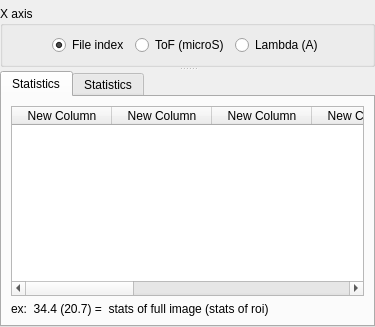
          <widget class="QSplitter" name="bin_vertical_splitter">
           <property name="orientation">
            <enum>Qt::Vertical</enum>
           </property>
           <widget class="QWidget" name="layoutWidget">
            <layout class="QVBoxLayout" name="verticalLayout_5">
             <item>
              <widget class="QWidget" name="bin_widget" native="true">
               <property name="sizePolicy">
                <sizepolicy hsizetype="Expanding" vsizetype="Expanding">
                 <horstretch>0</horstretch>
                 <verstretch>0</verstretch>
                </sizepolicy>
               </property>
              </widget>
             </item>
             <item>
              <widget class="QGroupBox" name="groupBox_3">
               <property name="title">
                <string>X axis</string>
               </property>
               <layout class="QHBoxLayout" name="horizontalLayout">
                <item>
                 <spacer name="horizontalSpacer_2">
                  <property name="orientation">
                   <enum>Qt::Horizontal</enum>
                  </property>
                  <property name="sizeHint" stdset="0">
                   <size>
                    <width>40</width>
                    <height>20</height>
                   </size>
                  </property>
                 </spacer>
                </item>
                <item>
                 <widget class="QRadioButton" name="bin_file_index_radioButton">
                  <property name="text">
                   <string>File index</string>
                  </property>
                  <property name="checked">
                   <bool>true</bool>
                  </property>
                 </widget>
                </item>
                <item>
                 <widget class="QRadioButton" name="bin_tof_radioButton">
                  <property name="text">
                   <string>ToF (microS)</string>
                  </property>
                 </widget>
                </item>
                <item>
                 <widget class="QRadioButton" name="bin_lambda_radioButton">
                  <property name="text">
                   <string>Lambda (A)</string>
                  </property>
                 </widget>
                </item>
                <item>
                 <spacer name="horizontalSpacer_3">
                  <property name="orientation">
                   <enum>Qt::Horizontal</enum>
                  </property>
                  <property name="sizeHint" stdset="0">
                   <size>
                    <width>40</width>
                    <height>20</height>
                   </size>
                  </property>
                 </spacer>
                </item>
               </layout>
              </widget>
             </item>
            </layout>
           </widget>
           <widget class="QTabWidget" name="stats_tabWidget">
            <property name="currentIndex">
             <number>0</number>
            </property>
            <widget class="QWidget" name="tab_6">
             <attribute name="title">
              <string>Statistics</string>
             </attribute>
             <layout class="QVBoxLayout" name="verticalLayout_11">
              <item>
               <widget class="QTableWidget" name="statistics_tableWidget">
                <column>
                 <property name="text">
                  <string>New Column</string>
                 </property>
                </column>
                <column>
                 <property name="text">
                  <string>New Column</string>
                 </property>
                </column>
                <column>
                 <property name="text">
                  <string>New Column</string>
                 </property>
                </column>
                <column>
                 <property name="text">
                  <string>New Column</string>
                 </property>
                </column>
                <column>
                 <property name="text">
                  <string>New Column</string>
                 </property>
                </column>
                <column>
                 <property name="text">
                  <string>New Column</string>
                 </property>
                </column>
                <column>
                 <property name="text">
                  <string>New Column</string>
                 </property>
                </column>
                <column>
                 <property name="text">
                  <string>New Column</string>
                 </property>
                </column>
                <column>
                 <property name="text">
                  <string>New Column</string>
                 </property>
                </column>
               </widget>
              </item>
              <item>
               <widget class="QLabel" name="label_7">
                <property name="text">
                 <string>ex:  34.4 (20.7) =  stats of full image (stats of roi)</string>
                </property>
               </widget>
              </item>
             </layout>
            </widget>
            <widget class="QWidget" name="tab_7">
             <attribute name="title">
              <string>Statistics</string>
             </attribute>
             <layout class="QVBoxLayout" name="verticalLayout_12">
              <item>
               <widget class="QComboBox" name="bin_stats_comboBox"/>
              </item>
              <item>
               <widget class="QWidget" name="statistics_plot_widget" native="true"/>
              </item>
             </layout>
            </widget>
           </widget>
          </widget>
